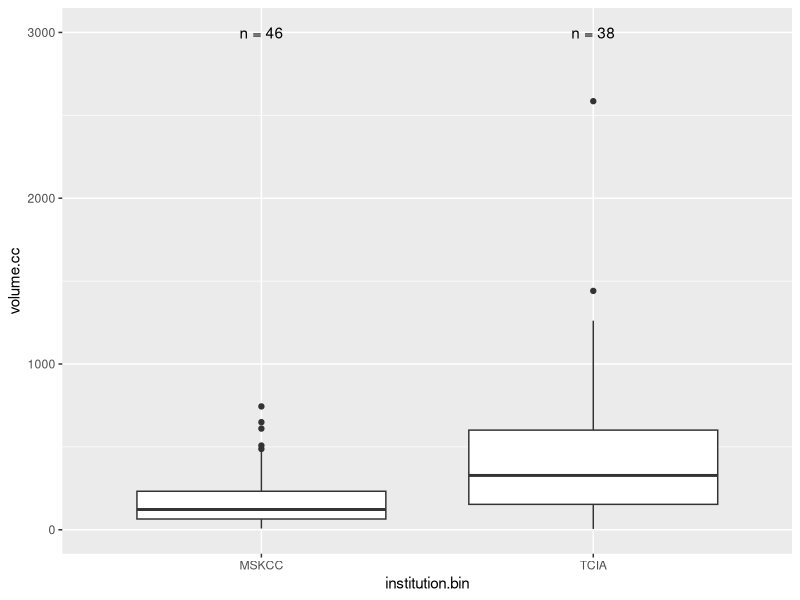
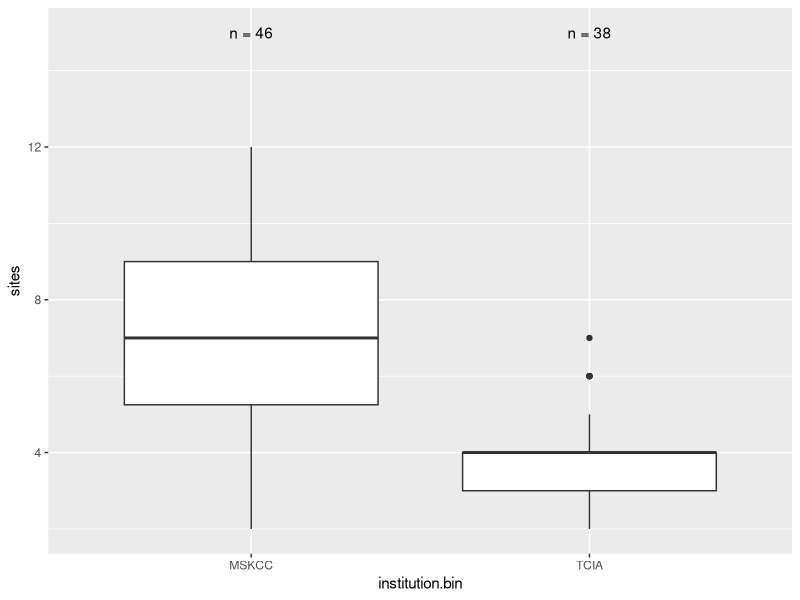

R code for these plots, in order:
## ---- chunk 1
knitr::opts_chunk$set(echo = TRUE)
## ---- chunk 2
require(tidyverse)
require(broom)
require(survival)
require(survminer)
# Variants of mean, median etc with na.rm = T
min_    <- function(...) min(..., na.rm=T)
max_    <- function(...) max(..., na.rm=T)
mean_   <- function(...) mean(..., na.rm=T)
median_ <- function(...) median(..., na.rm=T)
Q1_     <- function(...) quantile(..., probs=0.25, na.rm = TRUE)
Q3_     <- function(...) quantile(..., probs=0.75, na.rm = TRUE)
sum_    <- function(...) sum(..., na.rm=T)
# function to return counts of samples
n_fun <- function(x, y){ # y is position for labels
  return(data.frame(y, label = paste0("n = ", length(x))))
}
## ---- chunk 3
clin.data <- read_csv("2017-Veeraraghavan-data.csv")
## ---- chunk 4
clin.data %>%
  distinct(tcga.id) %>% tally()
## ---- chunk 5
clin.data %>%
  select(tcga.id) %>% tally()
## ---- chunk 6
clin.data %>%
    group_by(institution.bin) %>%
  summarise(n = n()) %>%
  mutate(rel.freq = n/sum(n))
## ---- chunk 7
clin.data %>%
  group_by(institution.bin, platinum.1.sensitive.2.resistant) %>%
  summarise(n = n()) %>%
  mutate(rel.freq = n/sum(n))
## ---- chunk 8
clin.data %>%
    group_by(institution.bin) %>%
    summarize_each(funs(
    min_,
    Q1_,
    median_,
    Q3_,
    max_
    ), 
    volume.cc) 
## ---- chunk 9
clin.data %>%
  ggplot(aes(x = institution.bin, y = volume.cc)) + geom_boxplot() +
    stat_summary(fun.data = n_fun, fun.args = 3000, geom = "text")
## ---- chunk 10
clin.data %>% 
  do(tidy(wilcox.test(volume.cc ~ institution.bin, data = .)))
## ---- chunk 11
clin.data %>%
    group_by(institution.bin) %>%
    summarize_each(funs(
    min_,
    Q1_,
    median_,
    Q3_,
    max_
    ), 
    sites) 
## ---- chunk 12
clin.data %>%
  ggplot(aes(x = institution.bin, y = sites)) + geom_boxplot() +
    stat_summary(fun.data = n_fun, fun.args = 15, geom = "text")
## ---- chunk 13
clin.data %>% 
  do(tidy(wilcox.test(sites ~ institution.bin, data = .)))
## ---- chunk 14
clin.data %>% 
  group_by(institution.bin) %>% 
  do(glance(survfit(Surv(time=os.mos, event=dead=="1") ~ 1, data=.)))
## ---- chunk 15
clin.data %>% 
  group_by(institution.bin) %>%
  do(tidy(coxph(Surv(time=os.mos, event=dead=="1") ~ age + stage + platinum.resistant + sites + volume.cc + resection.1.unknown.0.complete.2.1cm.3.1cm,
                data=.), exponentiate = TRUE))
## ---- chunk 16
clin.data %>% 
  filter(institution.bin == "MSKCC") %>%
  do(tidy(coxph(Surv(time=os.mos, event=dead=="1") ~ sites + volume.cc + clu.diss,
                data=.), exponentiate = FALSE))
